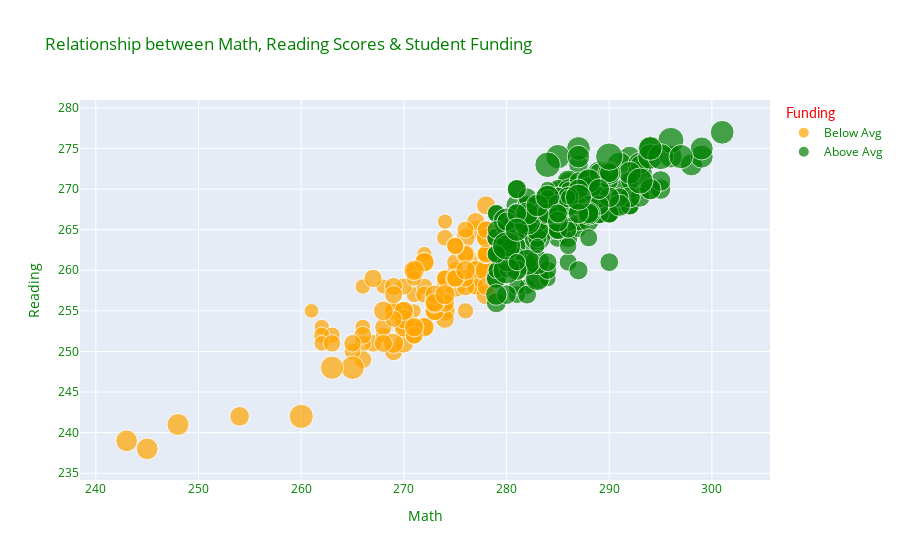

The code cell stored with this chart in its notebook:
### Code cell
px.scatter(
    education.dropna(),
    x="AVG_MATH_8_SCORE",
    y="AVG_READING_8_SCORE",
    size="expenditure_per_student",
    color="above_avg_math8",
    color_discrete_map={
        "Below Avg": "orange",
        "Above Avg":"green"    
        },
        labels={"AVG_MATH_8_SCORE": "Math",
                "AVG_READING_8_SCORE": "Reading"},
        title="Relationship between Math, Reading Scores & Student Funding",
).update_layout(
#    legend_title="Funding"
    font_color="Green",
    legend_title={
        "text": "Funding",
        "font":{
            "color":"Red",
            "family": "Lato"
        }
    }
)

### Figure 1 — Plotly figure (JSON) as saved in the notebook; plotly's stock layout.template omitted (floating-point values rounded to 4 significant figures; data arrays with more than 128 entries replaced by an {"elided": "..."} marker saying what was removed)
{"data": [{"hovertemplate": "above_avg_math8=Below Avg<br>Math=%{x}<br>Reading=%{y}<br>expenditure_per_student=%{marker.size}<extra></extra>", "legendgroup": "Below Avg", "marker": {"color": "orange", "size": [7.247, 6.136, 7.135, 9.316, 11.2, 14.17, 7.799, 8.877, 8.727, 10.13, 7.086, 7.579, 10.05, 11.2, 6.494, 7.808, 8.228, 6.989, 10.33, 8.617, 6.921, 8.619, 8.977, 7.96, 6.521, 8.434, 10.28, 14.12, 8.918, 9.067, 9.659, 10.43, 8.458, 9.078, 11.37, 11.76, 7.295, 8.904, 8.447, 9.217, 7.54, 11.67, 7.409, 9.609, 9.687, 8.009, 9.977, 11.54, 14.54, 11.19, 10.54, 12.23, 9.775, 11.72, 8.416, 10.12, 9.967, 8.574, 14.11, 8.107, 10.56, 10.44, 8.889, 10.44, 11.94, 11.6, 11.41, 12.87, 11.66, 12.12, 9.245, 10.67, 11.8, 9.074, 14.96, 8.854, 11.04, 9.954, 11.11, 17.55, 10.12, 10.2, 12.36, 11.68, 8.858, 9.687, 10.96, 8.964, 12.97, 10.03, 10.67, 11.05, 16.74, 11.16, 8.872, 8.98, 10.42, 8.502, 9.308, 12.42, 10.09, 10.87, 16.2, 9.769, 11.0, 11.74, 11.55, 9.492, 8.947, 11.46, 8.926, 11.5, 9.551, 12.5], "sizemode": "area", "sizeref": 0.06001, "symbol": "circle"}, "mode": "markers", "name": "Below Avg", "orientation": "v", "showlegend": true, "type": "scatter", "x": [262.0, 271.0, 266.0, 267.0, 277.0, 243.0, 271.0, 270.0, 266.0, 277.0, 274.0, 266.0, 278.0, 276.0, 261.0, 268.0, 263.0, 272.0, 272.0, 277.0, 268.0, 277.0, 271.0, 262.0, 274.0, 272.0, 269.0, 245.0, 274.0, 272.0, 266.0, 278.0, 274.0, 268.0, 278.0, 277.0, 262.0, 276.0, 270.0, 263.0, 271.0, 272.0, 271.0, 269.0, 266.0, 276.0, 274.0, 270.0, 248.0, 277.0, 275.0, 269.0, 272.0, 277.0, 265.0, 271.0, 268.0, 275.0, 275.0, 274.0, 270.0, 269.0, 277.0, 276.0, 270.0, 254.0, 278.0, 274.0, 272.0, 278.0, 265.0, 274.0, 270.0, 276.0, 278.0, 275.0, 270.0, 269.0, 273.0, 260.0, 278.0, 278.0, 278.0, 273.0, 269.0, 278.0, 274.0, 274.0, 273.0, 269.0, 278.0, 276.0, 265.0, 273.0, 271.0, 278.0, 273.0, 276.0, 278.0, 274.0, 267.0, 275.0, 263.0, 275.0, 278.0, 268.0, 278.0, 271.0, 275.0, 271.0, 275.0, 276.0, 278.0, 271.0], "xaxis": "x", "y": [253.0, 255.0, 258.0, 251.0, 265.0, 239.0, 257.0, 258.0, 251.0, 266.0, 266.0, 253.0, 262.0, 264.0, 255.0, 252.0, 252.0, 262.0, 261.0, 258.0, 258.0, 259.0, 260.0, 252.0, 255.0, 258.0, 250.0, 238.0, 256.0, 257.0, 249.0, 264.0, 264.0, 253.0, 261.0, 261.0, 251.0, 265.0, 253.0, 251.0, 260.0, 261.0, 259.0, 255.0, 252.0, 255.0, 258.0, 251.0, 241.0, 260.0, 259.0, 251.0, 253.0, 260.0, 250.0, 252.0, 251.0, 260.0, 258.0, 259.0, 255.0, 255.0, 258.0, 258.0, 253.0, 242.0, 260.0, 255.0, 253.0, 262.0, 251.0, 254.0, 254.0, 259.0, 260.0, 261.0, 255.0, 258.0, 255.0, 242.0, 262.0, 262.0, 257.0, 255.0, 254.0, 258.0, 256.0, 259.0, 256.0, 257.0, 262.0, 262.0, 248.0, 257.0, 253.0, 262.0, 256.0, 262.0, 265.0, 257.0, 259.0, 259.0, 248.0, 263.0, 268.0, 255.0, 264.0, 252.0, 259.0, 253.0, 263.0, 260.0, 265.0, 260.0], "yaxis": "y"}, {"hovertemplate": "above_avg_math8=Above Avg<br>Math=%{x}<br>Reading=%{y}<br>expenditure_per_student=%{marker.size}<extra></extra>", "legendgroup": "Above Avg", "marker": {"color": "green", "size": {"elided": "241 float values"}, "sizemode": "area", "sizeref": 0.06001, "symbol": "circle"}, "mode": "markers", "name": "Above Avg", "orientation": "v", "showlegend": true, "type": "scatter", "x": {"elided": "241 float values"}, "xaxis": "x", "y": {"elided": "241 float values"}, "yaxis": "y"}], "layout": {"font": {"color": "Green"}, "legend": {"itemsizing": "constant", "title": {"font": {"color": "Red", "family": "Lato"}, "text": "Funding"}, "tracegroupgap": 0}, "title": {"text": "Relationship between Math, Reading Scores & Student Funding"}, "xaxis": {"anchor": "y", "domain": [0, 1], "title": {"text": "Math"}}, "yaxis": {"anchor": "x", "domain": [0, 1], "title": {"text": "Reading"}}}}
